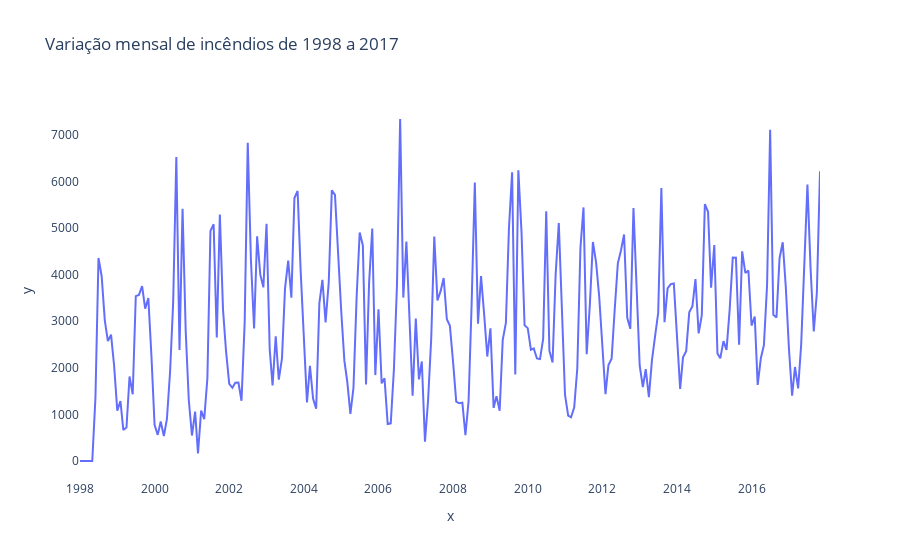

The cell this chart's notebook holds for it:
### Code cell
fig = px.line(x=indexs, y=list(aux_mes[:]), title='Variação mensal de incêndios de 1998 a 2017')
fig.update_layout({
        'plot_bgcolor': 'rgba(0, 0, 0, 0)',
        'paper_bgcolor': 'rgba(0, 0, 0, 0)',
})
fig.show()

### Figure 1 — Plotly figure (JSON) as saved in the notebook; plotly's stock layout.template omitted (floating-point values rounded to 4 significant figures; data arrays with more than 128 entries replaced by an {"elided": "..."} marker saying what was removed)
{"data": [{"hovertemplate": "x=%{x}<br>y=%{y}<extra></extra>", "legendgroup": "", "line": {"color": "#636efa", "dash": "solid"}, "mode": "lines", "name": "", "orientation": "v", "showlegend": false, "type": "scatter", "x": {"elided": "239 str values"}, "xaxis": "x", "y": {"elided": "239 float values"}, "yaxis": "y"}], "layout": {"legend": {"tracegroupgap": 0}, "paper_bgcolor": "rgba(0, 0, 0, 0)", "plot_bgcolor": "rgba(0, 0, 0, 0)", "title": {"text": "Variação mensal de incêndios de 1998 a 2017"}, "xaxis": {"anchor": "y", "domain": [0, 1], "title": {"text": "x"}}, "yaxis": {"anchor": "x", "domain": [0, 1], "title": {"text": "y"}}}}
